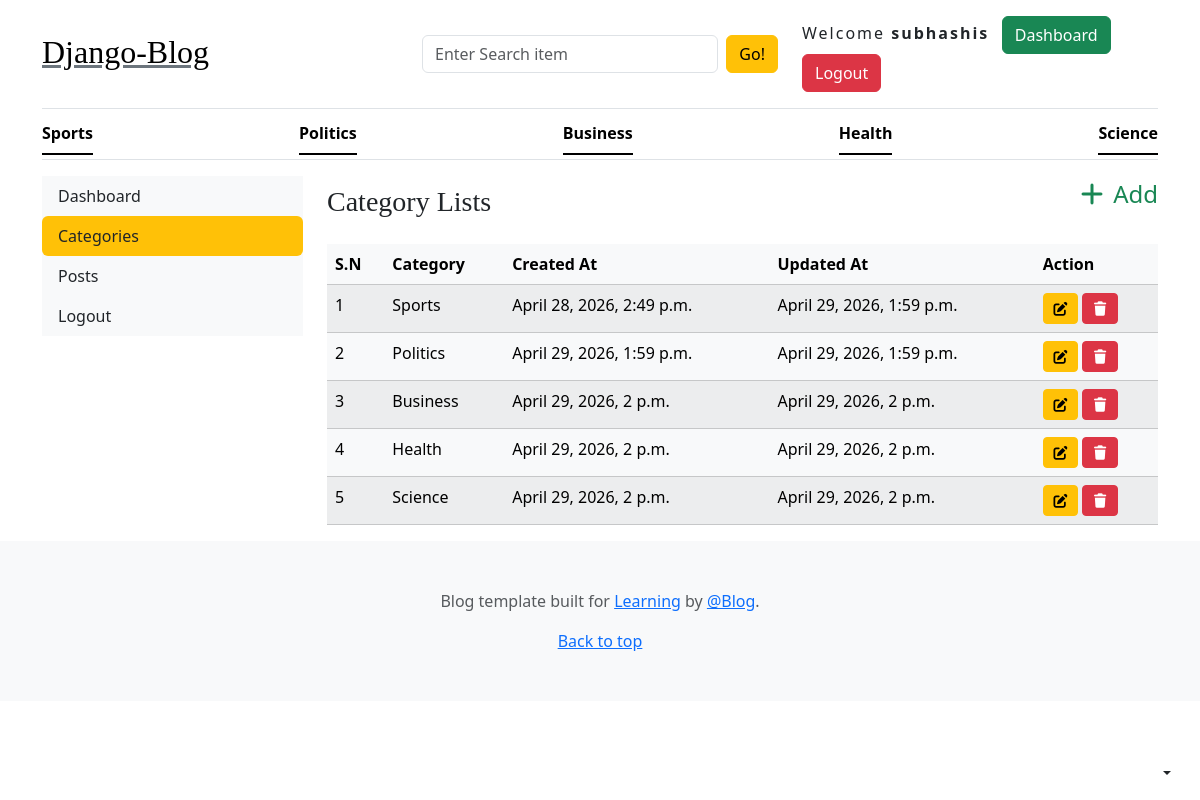
/dashboard/dash_category/ (signed in), run on an earlier commit of the app's database.
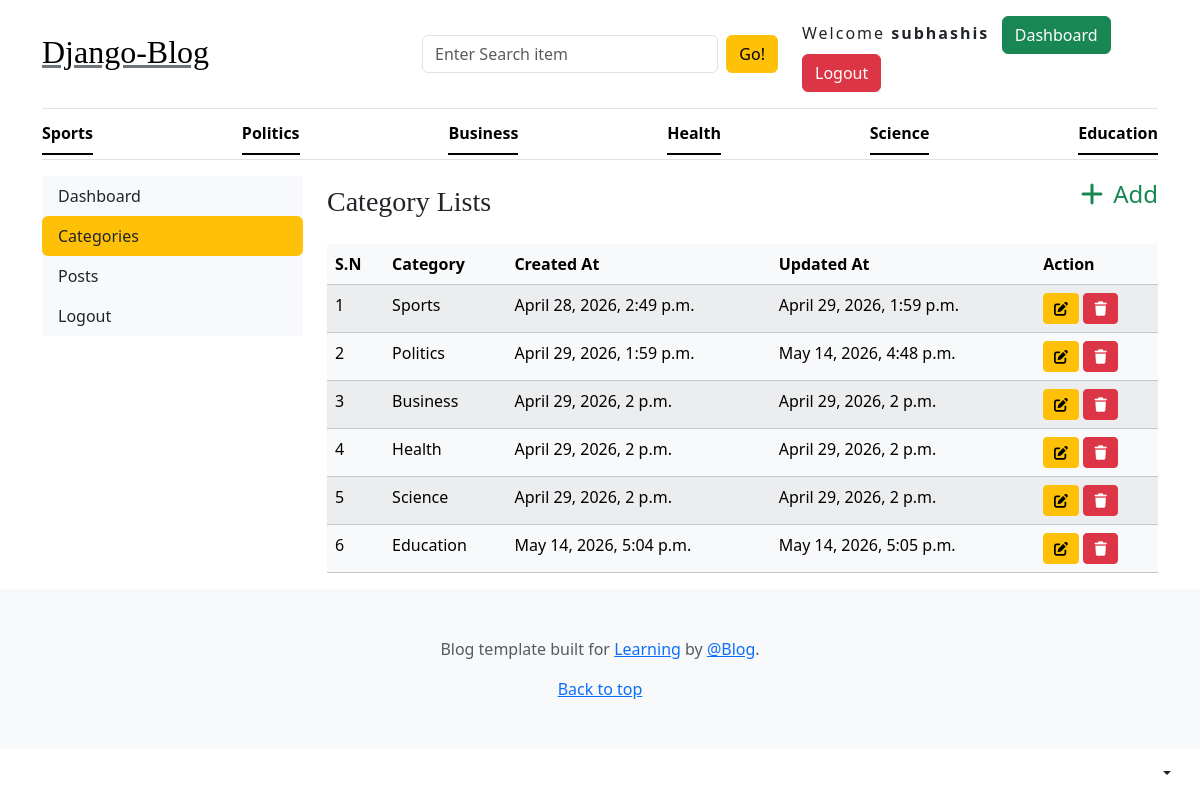
And on a later commit of the database.
### blogs_app/models.py (models this page shows, shortened)
class category(models.Model):
    category=models.CharField(max_length=50)
    created_at=models.DateTimeField(auto_now_add=True)
    updated_at=models.DateTimeField(auto_now=True)
    class Meta:
        verbose_name_plural='Categories'

### dashboard/views.py (the view)
# urls.py: path('dash_category/',views.dash_category,name='dash_category'),
@login_required(login_url='login')
def dash_category(request):
    if request.GET.get('dlt'):
        dlt_id=request.GET.get('dlt')
        category_id=category.objects.get(id=dlt_id)
        category_id.delete()
        messages.success(request,"Deleted successfully")
        return redirect('dash_category')
    return render(request,"dash_category.html")

### blogs_app/context_processors.py (called while the page is built)
def get_category(request):
    categories=category.objects.all()
    return dict(categories=categories)

def get_social(request):
    social=Social.objects.all()
    return dict(social=social)

### templates/dash_category.html (shortened to what this page needs)
{% extends 'base.html' %}
 {% block content %}
<div class="container">
    <div class="row">
        {% include 'sidebar.html' %}
        <div class="col-md-9">
            <div class="d-flex justify-content-between align-items-center mb-3">
                <h3 class="mb-0">Category Lists</h3>
                <a href="{% url 'add_category' %}" class="text-success text-decoration-none fs-4 mb-3 "><i class="fa fa-add"></i> Add</a>
            </div>
            <table class="table table-light table-striped">
                <thead>
                    <tr>
                        <th>S.N</th>
                        <th>Category</th>
                        <th>Created At</th>
                        <th>Updated At</th>
                        <th>Action</th>
                    </tr>
                </thead>
                <tbody>
                    {% for i in categories %}
                    <tr>
                        <td>{{ forloop.counter }}</td>
                        <td>{{ i.category }}</td>
                        <td>{{ i.created_at }}</td>
                        <td>{{ i.updated_at }}</td>
                        <td>
                            <a href="{% url 'edit_category' i.id %}" class="btn btn-sm btn-warning"><i class="fa fa-edit"></i></a>
                            <a href="?dlt={{i.id}}" onclick="return confirm('Are You sure to delete')" class="btn btn-sm btn-danger"><i class="fa fa-trash"></i></a>
                        </td>
                    </tr>
                    {% endfor %}
                </tbody>
            </table>
        </div>
    </div>
</div>
{% endblock content %}

### templates/base.html (shortened to what this page needs)
{% load static %}
<!DOCTYPE html>
<html lang="en">
<head>
  <link rel="stylesheet" href="https://cdn.jsdelivr.net/npm/bootstrap@5.3.8/dist/css/bootstrap.min.css">
  <link rel="stylesheet" href="/static/css/blog.css">
  <link rel="stylesheet" href="https://cdnjs.cloudflare.com/ajax/libs/font-awesome/7.0.1/css/all.min.css"
 />
</head>
<body>
  <div class="dropdown position-fixed bottom-0 end-0 mb-3 me-3 bd-mode-toggle">
    <button class="btn btn-bd-primary py-2 dropdown-toggle d-flex align-items-center" id="bd-theme" type="button"
      aria-expanded="false" data-bs-toggle="dropdown" aria-label="Toggle theme (auto)">
    </button>
  </div>
  <div class="container">
    <header class="border-bottom lh-1 py-3">
      <div class="row flex-nowrap justify-content-between align-items-center">
        <div class="col-4 pt-1">
          <h2> <a class="link-secondary text-black" href="{% url 'home' %}">Django-Blog</a></h2>
        </div>
        <div class="col-12 col-md-4">
          <form action="{% url 'search' %}" method="get" class="d-flex flex-column flex-sm-row gap-2">
            <input type="text" name="keyword" id="keyword" placeholder="Enter Search item" class="form-control">
            <button type="submit" class="btn btn-warning flex-shrink-0" id="button-search">
              Go!
            </button>
          </form>
        </div>
        <div class="col-12 col-md-4">
          <div class="d-flex justify-content-center justify-content-md-end gap-2">
            {% if not request.user.is_authenticated %}
            <a class="btn btn-outline-danger" href="{% url 'registration' %}">Register</a>
            <a class="btn btn-outline-success" href="{% url 'login' %}">Login</a>
            {% else %}
            <div>
              <span style="letter-spacing: 2px;">Welcome <B>{{request.user}}</B></span> &nbsp;
              {% if request.user.is_superuser or request.user.is_staff %}
              <span><a href="{% url 'dashboard' %}" class="btn btn-success">Dashboard</a></span>
              {% endif %}
              <span><a href="{% url 'logout' %}" class="btn btn-danger">Logout</a></span>
            </div>
            {% endif %}
          </div>
        </div>
      </div>
    </header>
    <div class="nav-scroller py-1 mb-3 border-bottom">
      <nav class="nav nav-underline justify-content-between">
        {% for i in categories %}
        <a class="nav-item nav-link link-body-emphasis active" href="{% url 'posts_category' i.id %}">{{i.category}}</a>
        {% endfor %}
      </nav>
    </div>
  </div>
  {% block content %}
  {% endblock %}
  <footer class="py-5 text-center text-body-secondary bg-body-tertiary">
    <p>
      Blog template built for
      <a href="https://getbootstrap.com/">Learning</a> by
      <a href="https://x.com/mdo">@Blog</a>.
    </p>
    <p class="mb-0"><a href="#">Back to top</a></p>
  </footer>
</body>
</html>

What changed in the data, as far as the page shows it:
changed category "Politics": updated_at "April 29, 2026, 1:59 p.m." → "May 14, 2026, 4:48 p.m."
added category: category "Education", created_at "May 14, 2026, 5:04 p.m.", updated_at "May 14, 2026, 5:05 p.m."
